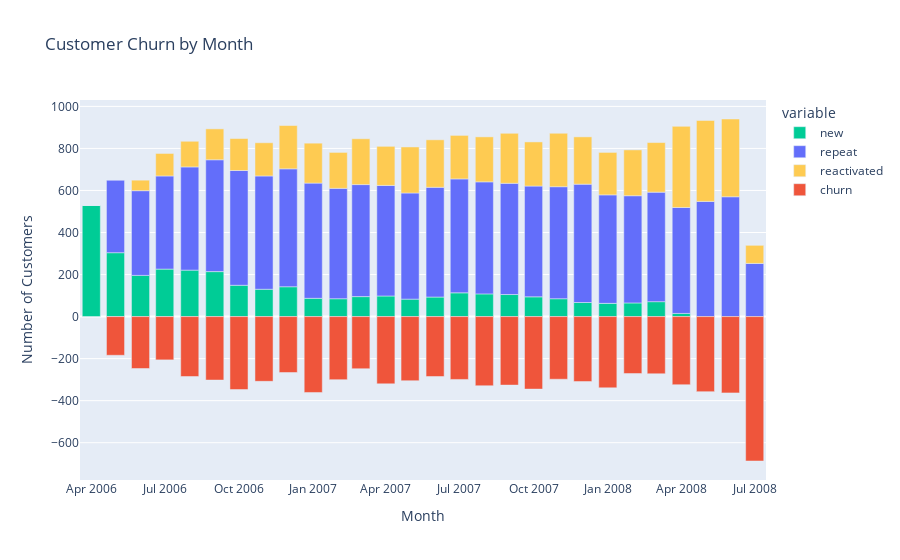

The notebook cell this image was saved under:
### Code cell
# churn plot
fig = px.bar(df_churn_plot, x='SHOP_MONTH', y=['new', 'repeat', 'reactivated', 'churn'], title='Customer Churn by Month')
fig.update_layout(barmode='relative', xaxis={'categoryorder':'category ascending'})

fig.update_traces(marker_color='#00CC96', selector=dict(name='new'))
fig.update_traces(marker_color='#636EFA', selector=dict(name='repeat'))
fig.update_traces(marker_color='#FECB52', selector=dict(name='reactivated'))
fig.update_traces(marker_color='#EF553B', selector=dict(name='churn'))

# update xaxis
fig.update_xaxes(title_text='Month')
fig.update_yaxes(title_text='Number of Customers')
fig.show()

### Figure 1 — Plotly figure (JSON) as saved in the notebook; plotly's stock layout.template omitted (floating-point values rounded to 4 significant figures)
{"data": [{"alignmentgroup": "True", "hovertemplate": "variable=new<br>SHOP_MONTH=%{x}<br>value=%{y}<extra></extra>", "legendgroup": "new", "marker": {"color": "#00CC96", "pattern": {"shape": ""}}, "name": "new", "offsetgroup": "new", "orientation": "v", "showlegend": true, "textposition": "auto", "type": "bar", "x": ["2006-04", "2006-05", "2006-06", "2006-07", "2006-08", "2006-09", "2006-10", "2006-11", "2006-12", "2007-01", "2007-02", "2007-03", "2007-04", "2007-05", "2007-06", "2007-07", "2007-08", "2007-09", "2007-10", "2007-11", "2007-12", "2008-01", "2008-02", "2008-03", "2008-04", "2008-05", "2008-06", "2008-07"], "xaxis": "x", "y": [530, 304, 196, 226, 221, 214, 149, 130, 142, 87, 85, 95, 98, 83, 93, 113, 108, 105, 94, 85, 67, 63, 65, 71, 15, 0, 0, 0], "yaxis": "y"}, {"alignmentgroup": "True", "hovertemplate": "variable=repeat<br>SHOP_MONTH=%{x}<br>value=%{y}<extra></extra>", "legendgroup": "repeat", "marker": {"color": "#636EFA", "pattern": {"shape": ""}}, "name": "repeat", "offsetgroup": "repeat", "orientation": "v", "showlegend": true, "textposition": "auto", "type": "bar", "x": ["2006-04", "2006-05", "2006-06", "2006-07", "2006-08", "2006-09", "2006-10", "2006-11", "2006-12", "2007-01", "2007-02", "2007-03", "2007-04", "2007-05", "2007-06", "2007-07", "2007-08", "2007-09", "2007-10", "2007-11", "2007-12", "2008-01", "2008-02", "2008-03", "2008-04", "2008-05", "2008-06", "2008-07"], "xaxis": "x", "y": [0, 346, 403, 443, 491, 532, 546, 539, 561, 548, 525, 533, 526, 505, 522, 542, 533, 529, 527, 533, 563, 516, 510, 521, 504, 548, 570, 253], "yaxis": "y"}, {"alignmentgroup": "True", "hovertemplate": "variable=reactivated<br>SHOP_MONTH=%{x}<br>value=%{y}<extra></extra>", "legendgroup": "reactivated", "marker": {"color": "#FECB52", "pattern": {"shape": ""}}, "name": "reactivated", "offsetgroup": "reactivated", "orientation": "v", "showlegend": true, "textposition": "auto", "type": "bar", "x": ["2006-04", "2006-05", "2006-06", "2006-07", "2006-08", "2006-09", "2006-10", "2006-11", "2006-12", "2007-01", "2007-02", "2007-03", "2007-04", "2007-05", "2007-06", "2007-07", "2007-08", "2007-09", "2007-10", "2007-11", "2007-12", "2008-01", "2008-02", "2008-03", "2008-04", "2008-05", "2008-06", "2008-07"], "xaxis": "x", "y": [0, 0, 50, 107, 122, 147, 152, 158, 206, 190, 171, 218, 186, 219, 226, 207, 214, 238, 210, 254, 225, 202, 218, 236, 386, 385, 370, 86], "yaxis": "y"}, {"alignmentgroup": "True", "hovertemplate": "variable=churn<br>SHOP_MONTH=%{x}<br>value=%{y}<extra></extra>", "legendgroup": "churn", "marker": {"color": "#EF553B", "pattern": {"shape": ""}}, "name": "churn", "offsetgroup": "churn", "orientation": "v", "showlegend": true, "textposition": "auto", "type": "bar", "x": ["2006-04", "2006-05", "2006-06", "2006-07", "2006-08", "2006-09", "2006-10", "2006-11", "2006-12", "2007-01", "2007-02", "2007-03", "2007-04", "2007-05", "2007-06", "2007-07", "2007-08", "2007-09", "2007-10", "2007-11", "2007-12", "2008-01", "2008-02", "2008-03", "2008-04", "2008-05", "2008-06", "2008-07"], "xaxis": "x", "y": [0, -184, -247, -206, -285, -302, -347, -308, -266, -361, -300, -248, -320, -305, -285, -299, -329, -326, -345, -298, -309, -339, -271, -272, -324, -357, -363, -687], "yaxis": "y"}], "layout": {"barmode": "relative", "legend": {"title": {"text": "variable"}, "tracegroupgap": 0}, "title": {"text": "Customer Churn by Month"}, "xaxis": {"anchor": "y", "categoryorder": "category ascending", "domain": [0, 1], "title": {"text": "Month"}}, "yaxis": {"anchor": "x", "domain": [0, 1], "title": {"text": "Number of Customers"}}}}
